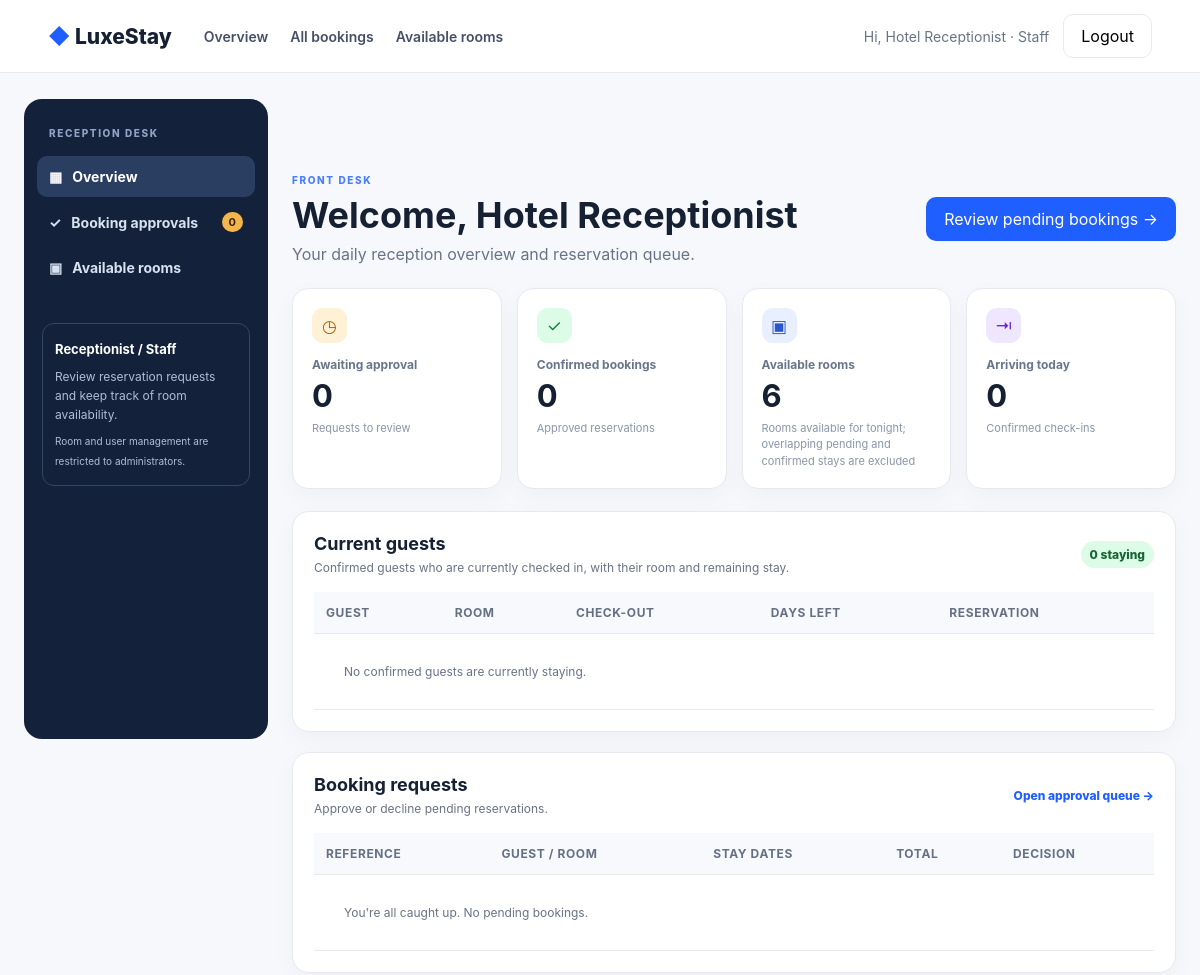
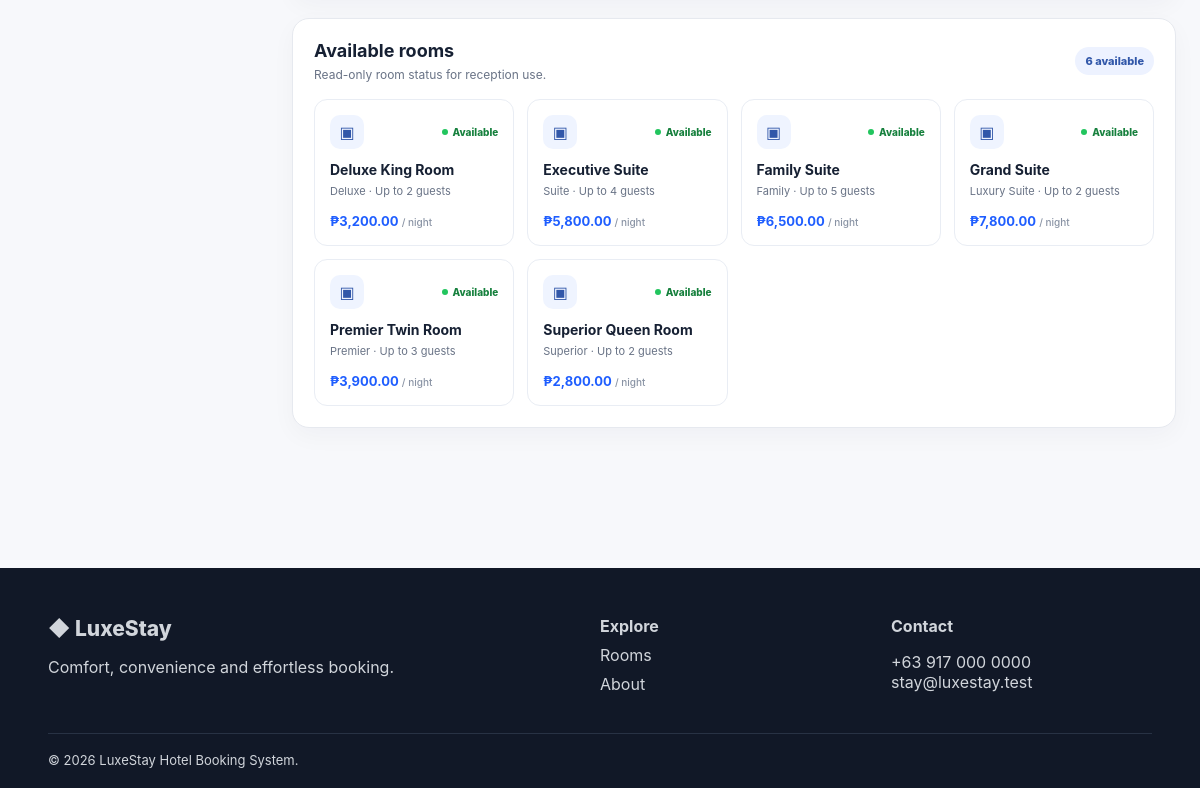
Page /staff/index.php (signed in) on the committed database (2 pictures, top to bottom).
### tables this page shows
CREATE TABLE rooms(id INT AUTO_INCREMENT PRIMARY KEY,name VARCHAR(120) NOT NULL,room_type VARCHAR(80) NOT NULL,bed_type VARCHAR(80) NOT NULL,capacity INT NOT NULL DEFAULT 2,price_per_night DECIMAL(10,2) NOT NULL,short_description VARCHAR(255),description TEXT,amenities TEXT,image_url VARCHAR(500),status ENUM('available','maintenance') NOT NULL DEFAULT 'available',created_at TIMESTAMP DEFAULT CURRENT_TIMESTAMP);

### includes/functions.php (called while the page is built, shortened)
<?php
function e($v) { return htmlspecialchars((string)$v, ENT_QUOTES | ENT_SUBSTITUTE, 'UTF-8'); }
function url($p = '') { return '/hotel_booking_system/' . ltrim($p, '/'); }
?>

### staff/index.php (the view, shortened to what this page needs)
<?php
require '../config/database.php'; require '../includes/functions.php'; require_staff();
$stats=['pending'=>(int)$pdo->query("SELECT COUNT(*) FROM bookings WHERE status='pending'")->fetchColumn(),'confirmed'=>(int)$pdo->query("SELECT COUNT(*) FROM bookings WHERE status='confirmed'")->fetchColumn(),'available'=>(int)$pdo->query("SELECT COUNT(*) FROM rooms r WHERE r.status='available' AND NOT EXISTS (SELECT 1 FROM bookings b WHERE b.room_id=r.id AND b.status IN ('pending','confirmed') AND b.check_in < DATE_ADD(CURDATE(), INTERVAL 1 DAY) AND b.check_out > CURDATE())")->fetchColumn(),'today'=>(int)$pdo->query("SELECT COUNT(*) FROM bookings WHERE check_in=CURDATE() AND status='confirmed'")->fetchColumn()];
$pending=$pdo->query("SELECT b.*,u.name guest,u.email,r.name room_name,r.room_type FROM bookings b JOIN users u ON u.id=b.user_id JOIN rooms r ON r.id=b.room_id WHERE b.status='pending' ORDER BY b.created_at ASC LIMIT 8")->fetchAll();
$activeGuests=$pdo->query("SELECT b.id,b.reference_no,b.check_out,b.guests,u.name guest,u.email,r.name room_name FROM bookings b JOIN users u ON u.id=b.user_id JOIN rooms r ON r.id=b.room_id WHERE b.status='confirmed' AND b.check_in<=CURDATE() AND b.check_out>CURDATE() ORDER BY b.check_out ASC")->fetchAll();
$rooms=$pdo->query("SELECT r.id,r.name,r.room_type,r.capacity,r.price_per_night,r.status FROM rooms r WHERE r.status='available' AND NOT EXISTS (SELECT 1 FROM bookings b WHERE b.room_id=r.id AND b.status IN ('pending','confirmed') AND b.check_in < DATE_ADD(CURDATE(), INTERVAL 1 DAY) AND b.check_out > CURDATE()) ORDER BY r.name LIMIT 8")->fetchAll();
$page_title='Reception Overview'; include '../includes/header.php'; ?>
<div class="workspace"><aside class="workspace-sidebar"><div class="side-label">RECEPTION DESK</div><a class="active" href="<?=url('staff/index.php')?>">▦ &nbsp; Overview</a><a href="<?=url('staff/bookings/index.php')?>">✓ &nbsp; Booking approvals <span class="side-count"><?=$stats['pending']?></span></a><a href="#available-rooms">▣ &nbsp; Available rooms</a><div class="sidebar-note"><strong>Receptionist / Staff</strong><p>Review reservation requests and keep track of room availability.</p><small>Room and user management are restricted to administrators.</small></div></aside>
<section class="workspace-main"><div class="workspace-heading"><div><div class="eyebrow" style="color:var(--brand)">FRONT DESK</div><h1>Welcome, <?=e($_SESSION['user']['name'])?></h1><p class="muted">Your daily reception overview and reservation queue.</p></div><a class="btn btn-primary" href="<?=url('staff/bookings/index.php')?>">Review pending bookings →</a></div>
<div class="stats-dashboard staff-metrics"><article class="metric-card"><span class="metric-icon amber">◷</span><span class="metric-label">Awaiting approval</span><strong><?=$stats['pending']?></strong><small>Requests to review</small></article><article class="metric-card"><span class="metric-icon green">✓</span><span class="metric-label">Confirmed bookings</span><strong><?=$stats['confirmed']?></strong><small>Approved reservations</small></article><article class="metric-card"><span class="metric-icon blue">▣</span><span class="metric-label">Available rooms</span><strong><?=$stats['available']?></strong><small>Rooms available for tonight; overlapping pending and confirmed stays are excluded</small></article><article class="metric-card"><span class="metric-icon violet">⇥</span><span class="metric-label">Arriving today</span><strong><?=$stats['today']?></strong><small>Confirmed check-ins</small></article></div>
<section class="panel staff-section"><div class="panel-heading"><div><h2>Current guests</h2><p class="muted">Confirmed guests who are currently checked in, with their room and remaining stay.</p></div><span class="badge confirmed"><?=count($activeGuests)?> staying</span></div><div class="table-wrap clean-table"><table class="table"><thead><tr><th>Guest</th><th>Room</th><th>Check-out</th><th>Days left</th><th>Reservation</th></tr></thead><tbody><?php if(!$activeGuests): ?><tr><td colspan="5" class="empty">No confirmed guests are currently staying.</td></tr><?php endif; ?></tbody></table></div></section>
<section class="panel staff-section"><div class="panel-heading"><div><h2>Booking requests</h2><p class="muted">Approve or decline pending reservations.</p></div><a class="text-link" href="<?=url('staff/bookings/index.php')?>">Open approval queue →</a></div><div class="table-wrap clean-table"><table class="table"><thead><tr><th>Reference</th><th>Guest / Room</th><th>Stay dates</th><th>Total</th><th>Decision</th></tr></thead><tbody><?php if(!$pending): ?><tr><td colspan="5" class="empty">You're all caught up. No pending bookings.</td></tr><?php endif; ?></tbody></table></div></section>
<section class="panel staff-section" id="available-rooms"><div class="panel-heading"><div><h2>Available rooms</h2><p class="muted">Read-only room status for reception use.</p></div><span class="pill-count"><?=$stats['available']?> available</span></div><div class="room-status-grid"><?php foreach($rooms as $r): ?><article class="room-status-card"><div class="room-status-top"><span class="room-status-icon">▣</span><span class="availability-dot">Available</span></div><h3><?=e($r['name'])?></h3><p class="muted"><?=e($r['room_type'])?> · Up to <?=e($r['capacity'])?> guests</p><strong>₱<?=number_format($r['price_per_night'],2)?> <small>/ night</small></strong></article><?php endforeach; if(!$rooms): ?><p class="empty">No rooms are currently marked available.</p><?php endif; ?></div></section></section></div>
<?php include '../includes/footer.php'; ?>

### rows in the picture
rooms: name "Deluxe King Room", room_type "Deluxe", capacity "2", price_per_night "3,200.00"
rooms: name "Executive Suite", room_type "Suite", capacity "4", price_per_night "5,800.00"
rooms: name "Family Suite", room_type "Family", capacity "5", price_per_night "6,500.00"
rooms: name "Grand Suite", room_type "Luxury Suite", capacity "2", price_per_night "7,800.00"
rooms: name "Premier Twin Room", room_type "Premier", capacity "3", price_per_night "3,900.00"
rooms: name "Superior Queen Room", room_type "Superior", capacity "2", price_per_night "2,800.00"

### other values in the picture
$_SESSION['user']['name'] "Hotel Receptionist"
user_role() "Staff"
$stats['pending'] "0"
$stats['confirmed'] "0"
$stats['available'] "6"
$stats['today'] "0"
count($activeGuests) "0"
